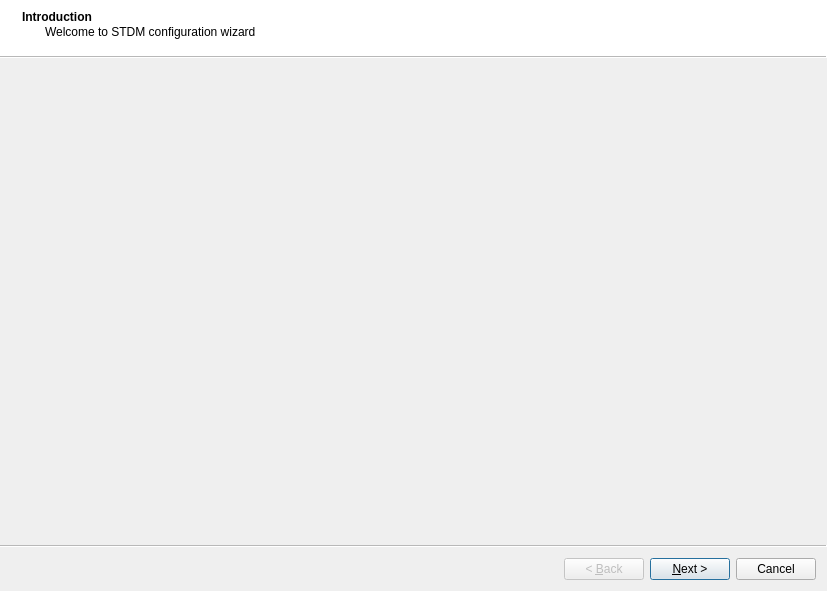
<?xml version="1.0" encoding="UTF-8"?>
<ui version="4.0">
 <class>STDMWizard</class>
 <widget class="QWizard" name="STDMWizard">
  <property name="geometry">
   <rect>
    <x>0</x>
    <y>0</y>
    <width>827</width>
    <height>591</height>
   </rect>
  </property>
  <property name="windowTitle">
   <string>Wizard</string>
  </property>
  <property name="wizardStyle">
   <enum>QWizard::ModernStyle</enum>
  </property>
  <widget class="QWizardPage" name="wizardPage1">
   <property name="styleSheet">
    <string notr="true">background-image: url(:/plugins/stdm/res/image1.png);</string>
   </property>
   <property name="title">
    <string>Introduction</string>
   </property>
   <property name="subTitle">
    <string>Welcome to STDM configuration wizard</string>
   </property>
   <widget class="QLabel" name="label_2">
    <property name="geometry">
     <rect>
      <x>0</x>
      <y>10</y>
      <width>771</width>
      <height>441</height>
     </rect>
    </property>
    <property name="minimumSize">
     <size>
      <width>400</width>
      <height>0</height>
     </size>
    </property>
    <property name="text">
     <string/>
    </property>
    <property name="pixmap">
     <pixmap resource="../resources.qrc">:/plugins/stdm/images/QGIS Splash.png</pixmap>
    </property>
    <property name="scaledContents">
     <bool>true</bool>
    </property>
   </widget>
  </widget>
  <widget class="QWizardPage" name="wizardPage2">
   <property name="font">
    <font>
     <weight>75</weight>
     <bold>true</bold>
    </font>
   </property>
   <property name="title">
    <string>End User License Agreement</string>
   </property>
   <property name="subTitle">
    <string>Read carefully before you proceed</string>
   </property>
   <layout class="QGridLayout" name="gridLayout_2">
    <item row="0" column="0">
     <widget class="QGroupBox" name="groupBox_16">
      <property name="title">
       <string>Terms and Conditions</string>
      </property>
      <layout class="QGridLayout" name="gridLayout_20">
       <item row="2" column="0">
        <widget class="QRadioButton" name="rbAccpt">
         <property name="font">
          <font>
           <pointsize>11</pointsize>
           <weight>75</weight>
           <bold>true</bold>
          </font>
         </property>
         <property name="text">
          <string>I Agree</string>
         </property>
         <property name="checked">
          <bool>false</bool>
         </property>
        </widget>
       </item>
       <item row="2" column="1">
        <widget class="QRadioButton" name="rbReject">
         <property name="font">
          <font>
           <pointsize>11</pointsize>
           <weight>75</weight>
           <bold>true</bold>
          </font>
         </property>
         <property name="text">
          <string>Decline</string>
         </property>
         <property name="checkable">
          <bool>true</bool>
         </property>
         <property name="checked">
          <bool>false</bool>
         </property>
        </widget>
       </item>
       <item row="1" column="0" colspan="2">
        <widget class="QTextEdit" name="txtLicense">
         <property name="font">
          <font>
           <pointsize>14</pointsize>
           <weight>75</weight>
           <bold>true</bold>
          </font>
         </property>
         <property name="frameShape">
          <enum>QFrame::NoFrame</enum>
         </property>
         <property name="frameShadow">
          <enum>QFrame::Raised</enum>
         </property>
        </widget>
       </item>
      </layout>
     </widget>
    </item>
   </layout>
  </widget>
  <widget class="QWizardPage" name="wizardPage">
   <property name="title">
    <string>Path Settings</string>
   </property>
   <property name="subTitle">
    <string>Set configuration and data directory path</string>
   </property>
   <layout class="QGridLayout" name="gridLayout_27">
    <item row="0" column="0">
     <widget class="QGroupBox" name="groupBox_15">
      <property name="minimumSize">
       <size>
        <width>0</width>
        <height>400</height>
       </size>
      </property>
      <property name="font">
       <font>
        <weight>50</weight>
        <bold>false</bold>
       </font>
      </property>
      <property name="title">
       <string>Directory paths</string>
      </property>
      <layout class="QGridLayout" name="gridLayout_3">
       <item row="0" column="0">
        <widget class="QWidget" name="widget_4" native="true">
         <layout class="QGridLayout" name="gridLayout_22">
          <item row="1" column="1">
           <widget class="QLineEdit" name="txtDefaultFolder">
            <property name="minimumSize">
             <size>
              <width>0</width>
              <height>30</height>
             </size>
            </property>
            <property name="readOnly">
             <bool>true</bool>
            </property>
           </widget>
          </item>
          <item row="1" column="2">
           <widget class="QPushButton" name="btnBrowse">
            <property name="minimumSize">
             <size>
              <width>0</width>
              <height>30</height>
             </size>
            </property>
            <property name="text">
             <string>Change</string>
            </property>
            <property name="icon">
             <iconset resource="../resources.qrc">
              <normaloff>:/plugins/stdm/images/icons/open_file.png</normaloff>:/plugins/stdm/images/icons/open_file.png</iconset>
            </property>
           </widget>
          </item>
          <item row="1" column="0">
           <widget class="QLabel" name="label_37">
            <property name="minimumSize">
             <size>
              <width>200</width>
              <height>30</height>
             </size>
            </property>
            <property name="text">
             <string>Source document path</string>
            </property>
           </widget>
          </item>
          <item row="0" column="2">
           <widget class="QPushButton" name="btnBrowse2_2">
            <property name="minimumSize">
             <size>
              <width>0</width>
              <height>30</height>
             </size>
            </property>
            <property name="text">
             <string>Change</string>
            </property>
            <property name="icon">
             <iconset resource="../resources.qrc">
              <normaloff>:/plugins/stdm/images/icons/open_file.png</normaloff>:/plugins/stdm/images/icons/open_file.png</iconset>
            </property>
           </widget>
          </item>
          <item row="0" column="1">
           <widget class="QLineEdit" name="txtSetting">
            <property name="minimumSize">
             <size>
              <width>0</width>
              <height>30</height>
             </size>
            </property>
            <property name="readOnly">
             <bool>true</bool>
            </property>
           </widget>
          </item>
          <item row="0" column="0">
           <widget class="QLabel" name="label_39">
            <property name="text">
             <string>Settings path</string>
            </property>
           </widget>
          </item>
          <item row="2" column="2">
           <widget class="QPushButton" name="btnBrowse2">
            <property name="minimumSize">
             <size>
              <width>0</width>
              <height>30</height>
             </size>
            </property>
            <property name="text">
             <string>Change</string>
            </property>
            <property name="icon">
             <iconset resource="../resources.qrc">
              <normaloff>:/plugins/stdm/images/icons/open_file.png</normaloff>:/plugins/stdm/images/icons/open_file.png</iconset>
            </property>
           </widget>
          </item>
          <item row="2" column="0">
           <widget class="QLabel" name="label_31">
            <property name="text">
             <string>Document output path</string>
            </property>
           </widget>
          </item>
          <item row="2" column="1">
           <widget class="QLineEdit" name="txtCertFolder">
            <property name="minimumSize">
             <size>
              <width>0</width>
              <height>30</height>
             </size>
            </property>
            <property name="readOnly">
             <bool>true</bool>
            </property>
           </widget>
          </item>
          <item row="3" column="0">
           <widget class="QLabel" name="label_4">
            <property name="text">
             <string>Templates path</string>
            </property>
           </widget>
          </item>
          <item row="3" column="1">
           <widget class="QLineEdit" name="txtTemplates">
            <property name="minimumSize">
             <size>
              <width>0</width>
              <height>30</height>
             </size>
            </property>
           </widget>
          </item>
          <item row="3" column="2">
           <widget class="QPushButton" name="btnTemplates">
            <property name="minimumSize">
             <size>
              <width>0</width>
              <height>30</height>
             </size>
            </property>
            <property name="text">
             <string>Change</string>
            </property>
            <property name="icon">
             <iconset resource="../resources.qrc">
              <normaloff>:/plugins/stdm/images/icons/open_file.png</normaloff>:/plugins/stdm/images/icons/open_file.png</iconset>
            </property>
           </widget>
          </item>
         </layout>
        </widget>
       </item>
      </layout>
     </widget>
    </item>
   </layout>
  </widget>
  <widget class="QWizardPage" name="wizardPage_6">
   <property name="title">
    <string>Profile Options</string>
   </property>
   <property name="subTitle">
    <string>Set/ Modify Data Collection Levels (Profiles)</string>
   </property>
   <layout class="QGridLayout" name="gridLayout_26">
    <item row="0" column="0" colspan="2">
     <widget class="QGroupBox" name="groupBox_17">
      <property name="title">
       <string>Profiles</string>
      </property>
      <layout class="QGridLayout" name="gridLayout_28">
       <item row="0" column="2">
        <widget class="QComboBox" name="cboProfile">
         <property name="minimumSize">
          <size>
           <width>180</width>
           <height>30</height>
          </size>
         </property>
         <property name="font">
          <font>
           <pointsize>9</pointsize>
          </font>
         </property>
        </widget>
       </item>
       <item row="0" column="0" rowspan="3">
        <widget class="QLabel" name="label_3">
         <property name="styleSheet">
          <string notr="true">font: 75 10pt &quot;Myriad Web Pro&quot;;</string>
         </property>
         <property name="frameShape">
          <enum>QFrame::Box</enum>
         </property>
         <property name="text">
          <string>A profile in STDM tool refers to a series of questions to be used in a particular survey in which order of questions and responses is organized in a modular format for easier analysis and presentation within STDM</string>
         </property>
         <property name="scaledContents">
          <bool>true</bool>
         </property>
         <property name="alignment">
          <set>Qt::AlignLeading|Qt::AlignLeft|Qt::AlignTop</set>
         </property>
         <property name="wordWrap">
          <bool>true</bool>
         </property>
        </widget>
       </item>
       <item row="0" column="1">
        <widget class="QLabel" name="label">
         <property name="minimumSize">
          <size>
           <width>50</width>
           <height>0</height>
          </size>
         </property>
         <property name="maximumSize">
          <size>
           <width>30</width>
           <height>16777215</height>
          </size>
         </property>
         <property name="font">
          <font>
           <pointsize>9</pointsize>
           <weight>50</weight>
           <bold>false</bold>
          </font>
         </property>
         <property name="text">
          <string>Select</string>
         </property>
        </widget>
       </item>
       <item row="2" column="1" colspan="2">
        <widget class="QWidget" name="widget" native="true">
         <layout class="QGridLayout" name="gridLayout_24">
          <item row="1" column="0">
           <widget class="QPushButton" name="btnNewP">
            <property name="minimumSize">
             <size>
              <width>0</width>
              <height>30</height>
             </size>
            </property>
            <property name="maximumSize">
             <size>
              <width>150</width>
              <height>16777215</height>
             </size>
            </property>
            <property name="text">
             <string>New Profile</string>
            </property>
            <property name="icon">
             <iconset resource="../resources.qrc">
              <normaloff>:/plugins/stdm/images/icons/add.png</normaloff>:/plugins/stdm/images/icons/add.png</iconset>
            </property>
           </widget>
          </item>
          <item row="1" column="5">
           <widget class="QPushButton" name="btnPDelete">
            <property name="minimumSize">
             <size>
              <width>25</width>
              <height>30</height>
             </size>
            </property>
            <property name="maximumSize">
             <size>
              <width>150</width>
              <height>16777215</height>
             </size>
            </property>
            <property name="text">
             <string>Delete Selected </string>
            </property>
            <property name="icon">
             <iconset resource="../resources.qrc">
              <normaloff>:/plugins/stdm/images/icons/remove.png</normaloff>:/plugins/stdm/images/icons/remove.png</iconset>
            </property>
           </widget>
          </item>
          <item row="1" column="1">
           <layout class="QHBoxLayout" name="horizontalLayout"/>
          </item>
         </layout>
        </widget>
       </item>
       <item row="1" column="2">
        <widget class="QLabel" name="lblDescprition">
         <property name="styleSheet">
          <string notr="true">color: rgb(0, 85, 0);</string>
         </property>
         <property name="text">
          <string>Profile description</string>
         </property>
        </widget>
       </item>
      </layout>
     </widget>
    </item>
    <item row="2" column="0" colspan="2">
     <widget class="QGroupBox" name="groupBox_18">
      <property name="minimumSize">
       <size>
        <width>0</width>
        <height>0</height>
       </size>
      </property>
      <property name="styleSheet">
       <string notr="true">font: 75 9pt &quot;Myriad Web Pro&quot;;</string>
      </property>
      <property name="title">
       <string>Profile modules/ tables </string>
      </property>
      <layout class="QGridLayout" name="gridLayout_25">
       <item row="0" column="1">
        <widget class="QGroupBox" name="groupBox_19">
         <property name="maximumSize">
          <size>
           <width>400</width>
           <height>16777215</height>
          </size>
         </property>
         <property name="title">
          <string>Actions</string>
         </property>
         <property name="flat">
          <bool>true</bool>
         </property>
         <layout class="QGridLayout" name="gridLayout_29">
          <item row="2" column="2">
           <widget class="QPushButton" name="btnNew_2">
            <property name="minimumSize">
             <size>
              <width>70</width>
              <height>30</height>
             </size>
            </property>
            <property name="maximumSize">
             <size>
              <width>55</width>
              <height>16777215</height>
             </size>
            </property>
            <property name="text">
             <string/>
            </property>
            <property name="icon">
             <iconset resource="../resources.qrc">
              <normaloff>:/plugins/stdm/images/icons/edit.png</normaloff>:/plugins/stdm/images/icons/edit.png</iconset>
            </property>
           </widget>
          </item>
          <item row="0" column="2">
           <widget class="QPushButton" name="btnNew">
            <property name="minimumSize">
             <size>
              <width>70</width>
              <height>30</height>
             </size>
            </property>
            <property name="maximumSize">
             <size>
              <width>55</width>
              <height>16777215</height>
             </size>
            </property>
            <property name="text">
             <string/>
            </property>
            <property name="icon">
             <iconset resource="../resources.qrc">
              <normaloff>:/plugins/stdm/images/icons/add.png</normaloff>:/plugins/stdm/images/icons/add.png</iconset>
            </property>
           </widget>
          </item>
          <item row="3" column="2">
           <widget class="QPushButton" name="btnDelete">
            <property name="minimumSize">
             <size>
              <width>70</width>
              <height>30</height>
             </size>
            </property>
            <property name="maximumSize">
             <size>
              <width>55</width>
              <height>16777215</height>
             </size>
            </property>
            <property name="text">
             <string/>
            </property>
            <property name="icon">
             <iconset resource="../resources.qrc">
              <normaloff>:/plugins/stdm/images/icons/delete.png</normaloff>:/plugins/stdm/images/icons/delete.png</iconset>
            </property>
           </widget>
          </item>
         </layout>
        </widget>
       </item>
       <item row="0" column="0">
        <widget class="QTableView" name="pftableView">
         <property name="selectionMode">
          <enum>QAbstractItemView::SingleSelection</enum>
         </property>
         <property name="selectionBehavior">
          <enum>QAbstractItemView::SelectRows</enum>
         </property>
         <attribute name="horizontalHeaderStretchLastSection">
          <bool>true</bool>
         </attribute>
        </widget>
       </item>
      </layout>
     </widget>
    </item>
   </layout>
  </widget>
  <widget class="QWizardPage" name="wizardPage_3">
   <property name="title">
    <string>Data Forms customization</string>
   </property>
   <property name="subTitle">
    <string>Add or Edit Fields/ Columns For Each Module</string>
   </property>
   <layout class="QGridLayout" name="gridLayout_30">
    <item row="0" column="0">
     <widget class="QTabWidget" name="tbSTR">
      <property name="currentIndex">
       <number>0</number>
      </property>
      <widget class="QWidget" name="tab">
       <attribute name="title">
        <string>Tables</string>
       </attribute>
       <layout class="QGridLayout" name="gridLayout_8">
        <item row="0" column="0">
         <widget class="QFrame" name="frame">
          <property name="maximumSize">
           <size>
            <width>200</width>
            <height>16777215</height>
           </size>
          </property>
          <layout class="QGridLayout" name="gridLayout_6">
           <item row="0" column="0" colspan="2">
            <widget class="QListView" name="lstEntity">
             <property name="minimumSize">
              <size>
               <width>150</width>
               <height>0</height>
              </size>
             </property>
             <property name="maximumSize">
              <size>
               <width>200</width>
               <height>16777215</height>
              </size>
             </property>
            </widget>
           </item>
          </layout>
         </widget>
        </item>
        <item row="0" column="1">
         <widget class="QTabWidget" name="tabWidget_2">
          <property name="minimumSize">
           <size>
            <width>500</width>
            <height>0</height>
           </size>
          </property>
          <property name="currentIndex">
           <number>0</number>
          </property>
          <widget class="QWidget" name="tab_3">
           <attribute name="title">
            <string>Basic data types columns</string>
           </attribute>
           <layout class="QGridLayout" name="gridLayout_16">
            <item row="0" column="0">
             <widget class="QTableView" name="tblEdit">
              <property name="minimumSize">
               <size>
                <width>400</width>
                <height>0</height>
               </size>
              </property>
              <property name="selectionMode">
               <enum>QAbstractItemView::SingleSelection</enum>
              </property>
              <property name="selectionBehavior">
               <enum>QAbstractItemView::SelectRows</enum>
              </property>
              <attribute name="horizontalHeaderStretchLastSection">
               <bool>true</bool>
              </attribute>
             </widget>
            </item>
            <item row="0" column="1">
             <widget class="QGroupBox" name="groupBox_8">
              <property name="title">
               <string>Actions</string>
              </property>
              <property name="flat">
               <bool>true</bool>
              </property>
              <layout class="QGridLayout" name="gridLayout_12">
               <item row="2" column="2">
                <widget class="QPushButton" name="btnDel">
                 <property name="maximumSize">
                  <size>
                   <width>50</width>
                   <height>40</height>
                  </size>
                 </property>
                 <property name="text">
                  <string/>
                 </property>
                 <property name="icon">
                  <iconset resource="../resources.qrc">
                   <normaloff>:/plugins/stdm/images/icons/delete.png</normaloff>:/plugins/stdm/images/icons/delete.png</iconset>
                 </property>
                </widget>
               </item>
               <item row="0" column="2">
                <widget class="QPushButton" name="btnAdd">
                 <property name="maximumSize">
                  <size>
                   <width>50</width>
                   <height>40</height>
                  </size>
                 </property>
                 <property name="text">
                  <string/>
                 </property>
                 <property name="icon">
                  <iconset resource="../resources.qrc">
                   <normaloff>:/plugins/stdm/images/icons/add.png</normaloff>:/plugins/stdm/images/icons/add.png</iconset>
                 </property>
                 <property name="iconSize">
                  <size>
                   <width>20</width>
                   <height>20</height>
                  </size>
                 </property>
                </widget>
               </item>
               <item row="1" column="2">
                <widget class="QPushButton" name="btnEdit">
                 <property name="maximumSize">
                  <size>
                   <width>50</width>
                   <height>40</height>
                  </size>
                 </property>
                 <property name="text">
                  <string/>
                 </property>
                 <property name="icon">
                  <iconset resource="../resources.qrc">
                   <normaloff>:/plugins/stdm/images/icons/edit.png</normaloff>:/plugins/stdm/images/icons/edit.png</iconset>
                 </property>
                 <property name="iconSize">
                  <size>
                   <width>20</width>
                   <height>20</height>
                  </size>
                 </property>
                </widget>
               </item>
              </layout>
             </widget>
            </item>
           </layout>
          </widget>
          <widget class="QWidget" name="tab_4">
           <attribute name="title">
            <string>Geometry columns</string>
           </attribute>
           <layout class="QGridLayout" name="gridLayout_9">
            <item row="0" column="0">
             <widget class="QTableView" name="tblLookup_2">
              <property name="selectionMode">
               <enum>QAbstractItemView::SingleSelection</enum>
              </property>
              <property name="selectionBehavior">
               <enum>QAbstractItemView::SelectRows</enum>
              </property>
             </widget>
            </item>
            <item row="0" column="1">
             <widget class="QGroupBox" name="groupBox_12">
              <property name="title">
               <string>Actions</string>
              </property>
              <property name="flat">
               <bool>true</bool>
              </property>
              <layout class="QGridLayout" name="gridLayout_17">
               <item row="1" column="2">
                <widget class="QPushButton" name="btnGeomDel">
                 <property name="maximumSize">
                  <size>
                   <width>45</width>
                   <height>30</height>
                  </size>
                 </property>
                 <property name="text">
                  <string/>
                 </property>
                 <property name="icon">
                  <iconset resource="../resources.qrc">
                   <normaloff>:/plugins/stdm/images/icons/delete.png</normaloff>:/plugins/stdm/images/icons/delete.png</iconset>
                 </property>
                </widget>
               </item>
               <item row="0" column="2">
                <widget class="QPushButton" name="btnGeomEdit">
                 <property name="maximumSize">
                  <size>
                   <width>45</width>
                   <height>30</height>
                  </size>
                 </property>
                 <property name="text">
                  <string/>
                 </property>
                 <property name="icon">
                  <iconset resource="../resources.qrc">
                   <normaloff>:/plugins/stdm/images/icons/edit.png</normaloff>:/plugins/stdm/images/icons/edit.png</iconset>
                 </property>
                 <property name="iconSize">
                  <size>
                   <width>20</width>
                   <height>20</height>
                  </size>
                 </property>
                </widget>
               </item>
              </layout>
             </widget>
            </item>
           </layout>
          </widget>
         </widget>
        </item>
        <item row="1" column="0">
         <widget class="QFrame" name="frame_5">
          <property name="maximumSize">
           <size>
            <width>200</width>
            <height>16777215</height>
           </size>
          </property>
          <layout class="QGridLayout" name="gridLayout_7">
           <item row="0" column="0">
            <widget class="QTreeView" name="tblLookupList">
             <property name="maximumSize">
              <size>
               <width>200</width>
               <height>16777215</height>
              </size>
             </property>
             <property name="itemsExpandable">
              <bool>false</bool>
             </property>
            </widget>
           </item>
          </layout>
         </widget>
        </item>
        <item row="1" column="1">
         <widget class="QGroupBox" name="groupBox_7">
          <property name="title">
           <string>Lookup choices</string>
          </property>
          <layout class="QGridLayout" name="gridLayout_11">
           <item row="0" column="1">
            <widget class="QGroupBox" name="groupBox_2">
             <property name="title">
              <string>Actions</string>
             </property>
             <property name="flat">
              <bool>true</bool>
             </property>
             <layout class="QGridLayout" name="gridLayout_4">
              <item row="0" column="1">
               <widget class="QPushButton" name="btnAddLk">
                <property name="minimumSize">
                 <size>
                  <width>0</width>
                  <height>30</height>
                 </size>
                </property>
                <property name="maximumSize">
                 <size>
                  <width>45</width>
                  <height>30</height>
                 </size>
                </property>
                <property name="text">
                 <string/>
                </property>
                <property name="icon">
                 <iconset resource="../resources.qrc">
                  <normaloff>:/plugins/stdm/images/icons/add.png</normaloff>:/plugins/stdm/images/icons/add.png</iconset>
                </property>
               </widget>
              </item>
              <item row="1" column="1">
               <widget class="QPushButton" name="btnLkDel">
                <property name="minimumSize">
                 <size>
                  <width>0</width>
                  <height>30</height>
                 </size>
                </property>
                <property name="maximumSize">
                 <size>
                  <width>45</width>
                  <height>16777215</height>
                 </size>
                </property>
                <property name="text">
                 <string/>
                </property>
                <property name="icon">
                 <iconset resource="../resources.qrc">
                  <normaloff>:/plugins/stdm/images/icons/delete.png</normaloff>:/plugins/stdm/images/icons/delete.png</iconset>
                </property>
               </widget>
              </item>
             </layout>
            </widget>
           </item>
           <item row="0" column="0">
            <widget class="QListView" name="tblLookup"/>
           </item>
          </layout>
         </widget>
        </item>
       </layout>
      </widget>
      <widget class="QWidget" name="tab_2">
       <attribute name="title">
        <string>Table relation and constraint</string>
       </attribute>
       <layout class="QGridLayout" name="gridLayout">
        <item row="0" column="0">
         <widget class="QGroupBox" name="groupBox_9">
          <property name="maximumSize">
           <size>
            <width>16777215</width>
            <height>1000</height>
           </size>
          </property>
          <property name="title">
           <string>Table/ Entity </string>
          </property>
          <layout class="QGridLayout" name="gridLayout_15">
           <item row="0" column="0">
            <widget class="QListView" name="lstEntity_2">
             <property name="minimumSize">
              <size>
               <width>150</width>
               <height>0</height>
              </size>
             </property>
             <property name="maximumSize">
              <size>
               <width>200</width>
               <height>16777215</height>
              </size>
             </property>
            </widget>
           </item>
          </layout>
         </widget>
        </item>
        <item row="0" column="1">
         <widget class="QGroupBox" name="groupBox_10">
          <property name="minimumSize">
           <size>
            <width>550</width>
            <height>0</height>
           </size>
          </property>
          <property name="title">
           <string>Relations</string>
          </property>
          <layout class="QGridLayout" name="gridLayout_14">
           <item row="1" column="0">
            <widget class="QGroupBox" name="groupBox_13">
             <property name="title">
              <string>Actions</string>
             </property>
             <property name="flat">
              <bool>true</bool>
             </property>
             <layout class="QGridLayout" name="gridLayout_19">
              <item row="0" column="4">
               <widget class="QPushButton" name="btnPropDel">
                <property name="maximumSize">
                 <size>
                  <width>50</width>
                  <height>40</height>
                 </size>
                </property>
                <property name="text">
                 <string/>
                </property>
                <property name="icon">
                 <iconset resource="../resources.qrc">
                  <normaloff>:/plugins/stdm/images/icons/delete.png</normaloff>:/plugins/stdm/images/icons/delete.png</iconset>
                </property>
               </widget>
              </item>
              <item row="0" column="2">
               <widget class="QPushButton" name="btnProperty">
                <property name="maximumSize">
                 <size>
                  <width>50</width>
                  <height>40</height>
                 </size>
                </property>
                <property name="text">
                 <string/>
                </property>
                <property name="icon">
                 <iconset resource="../resources.qrc">
                  <normaloff>:/plugins/stdm/images/icons/add.png</normaloff>:/plugins/stdm/images/icons/add.png</iconset>
                </property>
                <property name="iconSize">
                 <size>
                  <width>20</width>
                  <height>20</height>
                 </size>
                </property>
               </widget>
              </item>
              <item row="0" column="3">
               <widget class="QPushButton" name="pushButton">
                <property name="maximumSize">
                 <size>
                  <width>45</width>
                  <height>30</height>
                 </size>
                </property>
                <property name="text">
                 <string/>
                </property>
                <property name="icon">
                 <iconset resource="../resources.qrc">
                  <normaloff>:/plugins/stdm/images/icons/edit.png</normaloff>:/plugins/stdm/images/icons/edit.png</iconset>
                </property>
               </widget>
              </item>
             </layout>
            </widget>
           </item>
           <item row="0" column="0">
            <widget class="QTableView" name="tblEdit_2">
             <property name="minimumSize">
              <size>
               <width>0</width>
               <height>0</height>
              </size>
             </property>
             <property name="selectionMode">
              <enum>QAbstractItemView::SingleSelection</enum>
             </property>
             <property name="selectionBehavior">
              <enum>QAbstractItemView::SelectRows</enum>
             </property>
            </widget>
           </item>
          </layout>
         </widget>
        </item>
       </layout>
      </widget>
     </widget>
    </item>
   </layout>
  </widget>
  <widget class="QWizardPage" name="wizardPage_2">
   <property name="title">
    <string>Defining Social Tenure Tables</string>
   </property>
   <property name="subTitle">
    <string>Define Tables to Participate in Social Tenure Relations Views</string>
   </property>
   <layout class="QGridLayout" name="gridLayout_32">
    <item row="0" column="0">
     <layout class="QGridLayout" name="gridLayout_18">
      <item row="2" column="0">
       <widget class="QComboBox" name="cboParty">
        <property name="minimumSize">
         <size>
          <width>0</width>
          <height>30</height>
         </size>
        </property>
       </widget>
      </item>
      <item row="0" column="1" rowspan="5">
       <widget class="QGroupBox" name="groupBox_3">
        <property name="title">
         <string>Party table columns participating in STR definition</string>
        </property>
        <layout class="QGridLayout" name="gridLayout_34">
         <item row="0" column="0">
          <widget class="QListView" name="lstPartyCol"/>
         </item>
        </layout>
       </widget>
      </item>
      <item row="0" column="0" rowspan="2">
       <widget class="QLabel" name="label_5">
        <property name="minimumSize">
         <size>
          <width>400</width>
          <height>0</height>
         </size>
        </property>
        <property name="text">
         <string>Select table representing party in the Social Tenure Relationship definition</string>
        </property>
       </widget>
      </item>
      <item row="3" column="0" rowspan="2">
       <widget class="QLabel" name="lblPartyDesc">
        <property name="text">
         <string>Table Full Description</string>
        </property>
       </widget>
      </item>
     </layout>
    </item>
    <item row="4" column="0">
     <widget class="Line" name="line">
      <property name="orientation">
       <enum>Qt::Horizontal</enum>
      </property>
     </widget>
    </item>
    <item row="1" column="0">
     <widget class="Line" name="line_2">
      <property name="orientation">
       <enum>Qt::Horizontal</enum>
      </property>
     </widget>
    </item>
    <item row="3" column="0">
     <layout class="QGridLayout" name="gridLayout_33">
      <item row="0" column="0">
       <widget class="QLabel" name="label_6">
        <property name="minimumSize">
         <size>
          <width>400</width>
          <height>0</height>
         </size>
        </property>
        <property name="text">
         <string>Select table representing spatial unit in the Social Tenure Relationship definition</string>
        </property>
       </widget>
      </item>
      <item row="0" column="1" rowspan="3">
       <widget class="QGroupBox" name="groupBox_4">
        <property name="title">
         <string>Spatial unit table columns participating in STR definition</string>
        </property>
        <layout class="QGridLayout" name="gridLayout_35">
         <item row="0" column="0">
          <widget class="QListView" name="lstSPCol"/>
         </item>
        </layout>
       </widget>
      </item>
      <item row="1" column="0">
       <widget class="QComboBox" name="cboSPUnit">
        <property name="minimumSize">
         <size>
          <width>0</width>
          <height>30</height>
         </size>
        </property>
       </widget>
      </item>
      <item row="2" column="0">
       <widget class="QLabel" name="lblSpDesc">
        <property name="text">
         <string>Table Full Description</string>
        </property>
       </widget>
      </item>
     </layout>
    </item>
   </layout>
  </widget>
  <widget class="QWizardPage" name="wizardPage_4">
   <property name="title">
    <string>Update Database</string>
   </property>
   <property name="subTitle">
    <string>Commit SQL changes to the database</string>
   </property>
   <layout class="QGridLayout" name="gridLayout_10">
    <item row="0" column="0">
     <widget class="QScrollArea" name="scrollArea">
      <property name="widgetResizable">
       <bool>true</bool>
      </property>
      <widget class="QWidget" name="scrollAreaWidgetContents">
       <property name="geometry">
        <rect>
         <x>0</x>
         <y>0</y>
         <width>789</width>
         <height>475</height>
        </rect>
       </property>
       <layout class="QGridLayout" name="gridLayout_21">
        <item row="1" column="0">
         <widget class="QTextEdit" name="txtHtml"/>
        </item>
        <item row="0" column="0">
         <widget class="QFrame" name="frame">
          <property name="maximumSize">
           <size>
            <width>16777215</width>
            <height>50</height>
           </size>
          </property>
          <property name="frameShape">
           <enum>QFrame::NoFrame</enum>
          </property>
          <property name="frameShadow">
           <enum>QFrame::Raised</enum>
          </property>
          <layout class="QGridLayout" name="gridLayout_5">
           <item row="1" column="1">
            <widget class="QRadioButton" name="rbSchema">
             <property name="text">
              <string>Update existing STDM database</string>
             </property>
            </widget>
           </item>
           <item row="1" column="0">
            <widget class="QRadioButton" name="rbSchemaNew">
             <property name="text">
              <string>Create new STDM database</string>
             </property>
            </widget>
           </item>
           <item row="1" column="3">
            <widget class="QPushButton" name="btnSQL">
             <property name="maximumSize">
              <size>
               <width>200</width>
               <height>16777215</height>
              </size>
             </property>
             <property name="text">
              <string>Show generated SQL file</string>
             </property>
             <property name="checkable">
              <bool>false</bool>
             </property>
             <property name="autoRepeat">
              <bool>false</bool>
             </property>
             <property name="autoExclusive">
              <bool>false</bool>
             </property>
             <property name="autoDefault">
              <bool>true</bool>
             </property>
             <property name="default">
              <bool>false</bool>
             </property>
             <property name="flat">
              <bool>false</bool>
             </property>
            </widget>
           </item>
           <item row="1" column="2">
            <widget class="QRadioButton" name="rbSkip">
             <property name="text">
              <string>Skip changes to database</string>
             </property>
            </widget>
           </item>
          </layout>
         </widget>
        </item>
       </layout>
      </widget>
     </widget>
    </item>
   </layout>
  </widget>
 </widget>
 <resources>
  <include location="../resources.qrc"/>
  <include location="../resources.qrc"/>
 </resources>
 <connections/>
</ui>
